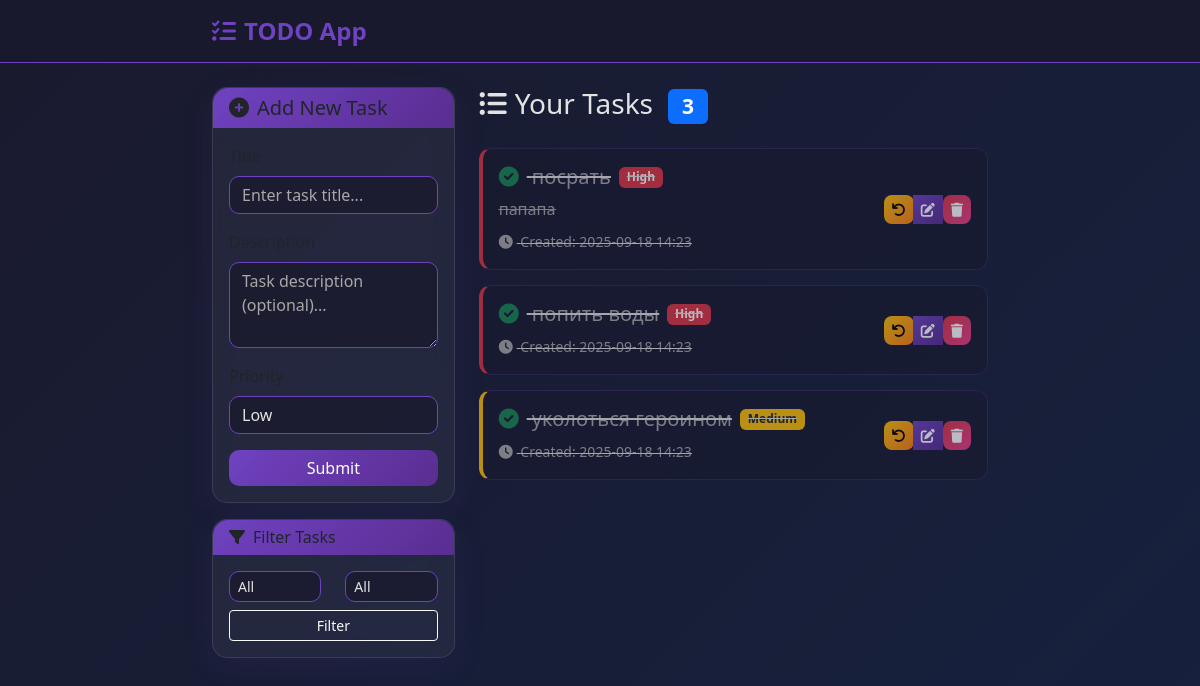
The page / on the database its author committed.
### app/models.py (models this page shows, shortened)
class Task(db.Model):
    id = db.Column(db.Integer, primary_key=True)
    title = db.Column(db.String(100), nullable=False)
    description = db.Column(db.Text, nullable=True)
    completed = db.Column(db.Boolean, default=False)
    created_at = db.Column(db.DateTime, default=datetime.utcnow)
    priority = db.Column(db.String(50), default='medium')

### app/routes.py (the view)
@bp.route('/', methods=['GET', 'POST'])
def index():
    task_form = TaskForm()
    filter_form = FilterForm()
    if task_form.validate_on_submit():
        task = Task(title=task_form.title.data, description=task_form.description.data, priority=task_form.priority.data)
        db.session.add(task)
        db.session.commit()
        flash('Task added successfully', 'success')
        return redirect(url_for('todo.index'))
    if filter_form.validate_on_submit():
        status = filter_form.status.data
        priority = filter_form.priority.data
        query = Task.query
        if status != 'all':
            query = query.filter_by(completed=(status == 'completed'))
        if priority != 'all':
            query = query.filter_by(priority=priority)
        tasks = query.all()
    else:
        tasks = Task.query.all()
    return render_template('index.html', task_form=task_form, filter_form=filter_form, tasks=tasks)

### app/forms.py
class TaskForm(FlaskForm):
    title = StringField('Title', validators=[DataRequired(), Length(min=1, max=100)])
    description = TextAreaField('Description')
    priority = SelectField('Priority', choices=[('low', 'Low'), ('medium', 'Medium'), ('high', 'High')])
    submit = SubmitField('Submit')

class FilterForm(FlaskForm):
    status = SelectField('Status', choices=[('all', 'All'), ('completed', 'Completed'), ('pending', 'Pending')])
    priority = SelectField('Priority', choices=[('all', 'All'), ('low', 'Low'), ('medium', 'Medium'), ('high', 'High')])
    submit = SubmitField('Filter')

### app/templates/index.html (shortened to what this page needs)
{% extends "base.html" %}
{% block content %}
<div class="row">
    <div class="col-md-4 mb-4">
        <div class="card glass-effect fade-in">
            <div class="card-header">
                <h5 class="mb-0">
                    <i class="fas fa-plus-circle me-2"></i>Add New Task
                </h5>
            </div>
            <div class="card-body">
                <form method="POST">
                    <div class="mb-3">
                        {{ task_form.title.label(class="form-label") }}
                        {{ task_form.title(class="form-control", placeholder="Enter task title...") }}
                    </div>
                    <div class="mb-3">
                        {{ task_form.description.label(class="form-label") }}
                        {{ task_form.description(class="form-control", rows="3", placeholder="Task description (optional)...") }}
                    </div>
                    <div class="mb-3">
                        {{ task_form.priority.label(class="form-label") }}
                        {{ task_form.priority(class="form-select") }}
                    </div>
                    {{ task_form.submit(class="btn btn-primary w-100") }}
                </form>
            </div>
        </div>
        <div class="card glass-effect mt-3 fade-in">
            <div class="card-header">
                <h6 class="mb-0">
                    <i class="fas fa-filter me-2"></i>Filter Tasks
                </h6>
            </div>
            <div class="card-body">
                <form method="POST">
                    <div class="row">
                        <div class="col-6">
                            {{ filter_form.status(class="form-select form-select-sm") }}
                        </div>
                        <div class="col-6">
                            {{ filter_form.priority(class="form-select form-select-sm") }}
                        </div>
                    </div>
                    {{ filter_form.submit(class="btn btn-outline-light btn-sm w-100 mt-2") }}
                </form>
            </div>
        </div>
    </div>
    <div class="col-md-8">
        <div class="d-flex justify-content-between align-items-center mb-3">
            <h3>
                <i class="fas fa-list-ul me-2"></i>Your Tasks
                <span class="badge bg-primary ms-2">{{ tasks|length }}</span>
            </h3>
        </div>
        {% if tasks %}
            {% for task in tasks %}
                <div class="task-item priority-{{ task.priority }} {% if task.completed %}task-completed{% endif %} p-3">
                    <div class="row align-items-center">
                        <div class="col-md-8">
                            <div class="d-flex align-items-center mb-2">
                                <h5 class="mb-0 {% if task.completed %}text-muted{% endif %}">
                                    {% if task.completed %}
                                        <i class="fas fa-check-circle text-success me-2"></i>
                                    {% else %}
                                        <i class="far fa-circle me-2"></i>
                                    {% endif %}
                                    {{ task.title }}
                                </h5>
                                {% if task.priority == 'high' %}
                                    <span class="badge bg-danger ms-2">High</span>
                                {% elif task.priority == 'medium' %}
                                    <span class="badge bg-warning text-dark ms-2">Medium</span>
                                {% else %}
                                    <span class="badge bg-success ms-2">Low</span>
                                {% endif %}
                            </div>
                            {% if task.description %}
                                <p class="text-muted mb-2 {% if task.completed %}text-decoration-line-through{% endif %}">
                                    {{ task.description }}
                                </p>
                            {% endif %}
                            <small class="text-muted">
                                <i class="fas fa-clock me-1"></i>
                                Created: {{ task.created_at.strftime('%Y-%m-%d %H:%M') }}
                            </small>
                        </div>
                        <div class="col-md-4 text-end">
                            <div class="btn-group" role="group">
                                <form method="POST" action="{{ url_for('todo.toggle_task', id=task.id) }}" class="d-inline">
                                    {% if task.completed %}
                                        <button type="submit" class="btn btn-warning btn-sm" title="Mark as Pending">
                                            <i class="fas fa-undo"></i>
                                        </button>
                                    {% else %}
                                        <button type="submit" class="btn btn-success btn-sm" title="Mark as Complete">
                                            <i class="fas fa-check"></i>
                                        </button>
                                    {% endif %}
                                </form>
                                <a href="{{ url_for('todo.edit_task', id=task.id) }}" class="btn btn-primary btn-sm" title="Edit Task">
                                    <i class="fas fa-edit"></i>
                                </a>
                                <form method="POST" action="{{ url_for('todo.delete_task', id=task.id) }}" class="d-inline"
                                      onsubmit="return confirm('Are you sure you want to delete this task?')">
                                    <button type="submit" class="btn btn-danger btn-sm" title="Delete Task">
                                        <i class="fas fa-trash"></i>
                                    </button>
                                </form>
                            </div>
                        </div>
                    </div>
                </div>
            {% endfor %}
        {% endif %}
    </div>
</div>
{% endblock %}

### app/templates/base.html (shortened to what this page needs)
<!DOCTYPE html>
<html lang="en">
<head>
    <link href="https://cdn.jsdelivr.net/npm/bootstrap@5.3.0/dist/css/bootstrap.min.css" rel="stylesheet">
    <link href="https://cdnjs.cloudflare.com/ajax/libs/font-awesome/6.0.0/css/all.min.css" rel="stylesheet">
</head>
<body>
    <nav class="navbar navbar-expand-lg navbar-dark">
        <div class="container">
            <a class="navbar-brand" href="{{ url_for('todo.index') }}">
                <i class="fas fa-tasks me-2"></i>TODO App
            </a>
        </div>
    </nav>
    <div class="container mt-4">
        {% block content %}{% endblock %}
    </div>
</body>
</html>

### app/templates/base.html (style rules this page uses)
:root { --primary-purple: #6f42c1; --dark-purple: #5a2d91; --light-purple: #8a63d2; --bg-dark: #1a1a2e; --bg-darker: #16213e; --text-light: #e3e3e3; --text-muted: #a8a8a8; }
body { background: linear-gradient(135deg, var(--bg-dark) 0%, var(--bg-darker) 100%); color: var(--text-light); font-family: 'Segoe UI', Tahoma, Geneva, Verdana, sans-serif; min-height: 100vh; }
.navbar { background: rgba(26, 26, 46, 0.95) !important; backdrop-filter: blur(10px); border-bottom: 1px solid var(--primary-purple); }
.navbar-brand { color: var(--primary-purple) !important; font-weight: bold; font-size: 1.5rem; }
.container { max-width: 800px; }
.card { background: rgba(26, 26, 46, 0.8); border: 1px solid var(--primary-purple); border-radius: 15px; backdrop-filter: blur(10px); box-shadow: 0 8px 32px rgba(111, 66, 193, 0.1); }
.card-header { background: linear-gradient(135deg, var(--primary-purple), var(--dark-purple)); border-bottom: none; border-radius: 15px 15px 0 0 !important; }
.btn-primary { background: linear-gradient(135deg, var(--primary-purple), var(--dark-purple)); border: none; border-radius: 10px; transition: all 0.3s ease; }
.btn-danger { background: linear-gradient(135deg, #dc3545, #e83e8c); border: none; border-radius: 8px; }
.btn-warning { background: linear-gradient(135deg, #ffc107, #fd7e14); border: none; border-radius: 8px; color: #000; }
.form-control, .form-select { background: rgba(26, 26, 46, 0.8); border: 1px solid var(--primary-purple); color: var(--text-light); border-radius: 10px; }
.form-control::placeholder { color: var(--text-muted); }
.task-item { background: rgba(26, 26, 46, 0.6); border: 1px solid rgba(111, 66, 193, 0.3); border-radius: 12px; transition: all 0.3s ease; margin-bottom: 15px; }
.task-completed { opacity: 0.7; text-decoration: line-through; }
.priority-high { border-left: 4px solid #dc3545; }
.priority-medium { border-left: 4px solid #ffc107; }
.glass-effect { background: rgba(255, 255, 255, 0.05); backdrop-filter: blur(10px); border: 1px solid rgba(255, 255, 255, 0.1); }
.text-muted { color: var(--text-muted) !important; }
.fade-in { animation: fadeIn 0.5s ease-in; }

### rows shown on the page
Task: completed True (drawn), title "посрать", priority "High", description "папапа", created_at "2025-09-18 14:23"
Task: completed True (drawn), title "попить воды", priority "High", created_at "2025-09-18 14:23"
Task: completed True (drawn), title "уколоться героином", priority "Medium", created_at "2025-09-18 14:23"

### other values the page prints
{{ tasks|length }} "3"
